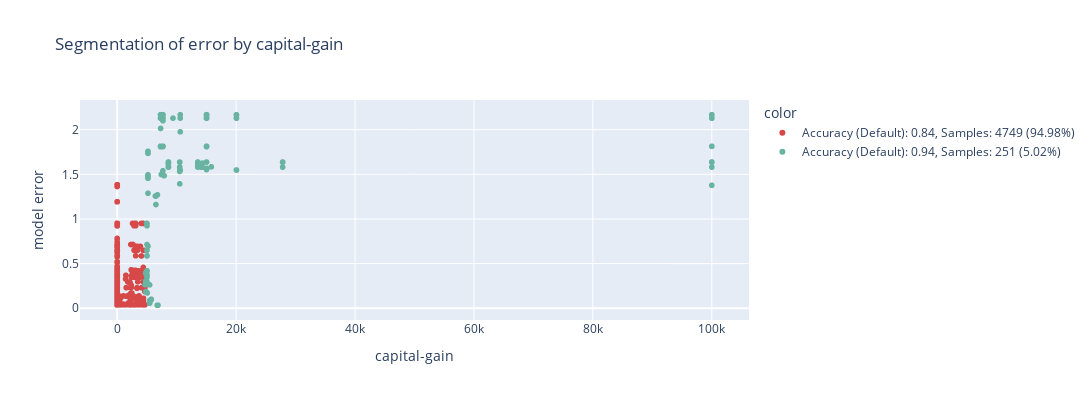
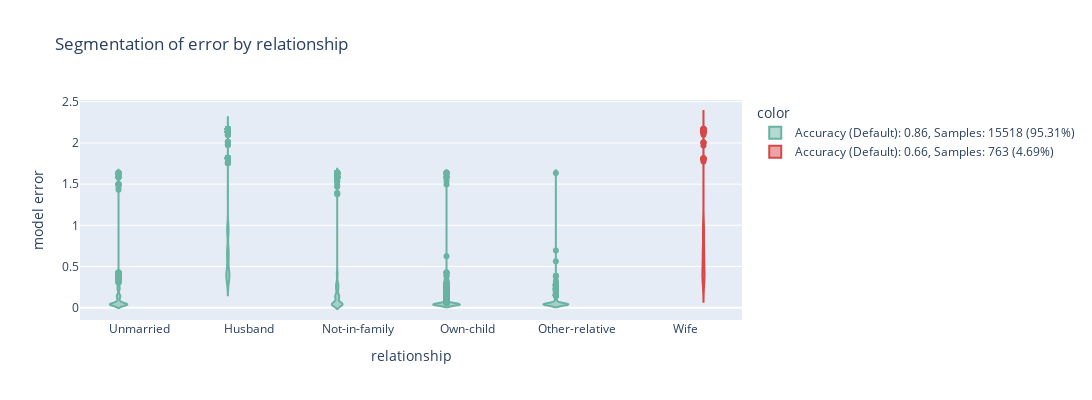

Notebook cell for these charts, in order:
### Code cell
res = ModelErrorAnalysis(min_error_model_score=0.3).add_condition_segments_performance_relative_difference_not_greater_than().run(train_ds, test_ds, model)
res

### Figure 1 — Plotly figure (JSON) as saved in the notebook; plotly's stock layout.template omitted (floating-point values rounded to 4 significant figures; data arrays with more than 128 entries replaced by an {"elided": "..."} marker saying what was removed)
{"data": [{"hovertemplate": "color=Accuracy (Default): 0.84, Samples: 4749 (94.98%)<br>capital-gain=%{x}<br>model error=%{y}<extra></extra>", "legendgroup": "Accuracy (Default): 0.84, Samples: 4749 (94.98%)", "marker": {"color": "#d74949", "symbol": "circle"}, "mode": "markers", "name": "Accuracy (Default): 0.84, Samples: 4749 (94.98%)", "showlegend": true, "type": "scattergl", "x": {"elided": "4749 int values"}, "xaxis": "x", "y": {"elided": "4749 float values"}, "yaxis": "y"}, {"hovertemplate": "color=Accuracy (Default): 0.94, Samples: 251 (5.02%)<br>capital-gain=%{x}<br>model error=%{y}<extra></extra>", "legendgroup": "Accuracy (Default): 0.94, Samples: 251 (5.02%)", "marker": {"color": "#69b3a2", "symbol": "circle"}, "mode": "markers", "name": "Accuracy (Default): 0.94, Samples: 251 (5.02%)", "showlegend": true, "type": "scattergl", "x": {"elided": "251 int values"}, "xaxis": "x", "y": {"elided": "251 float values"}, "yaxis": "y"}], "layout": {"height": 400, "legend": {"title": {"text": "color"}, "tracegroupgap": 0}, "title": {"text": "Segmentation of error by capital-gain"}, "width": 1200, "xaxis": {"anchor": "y", "autorange": true, "domain": [0, 1], "range": [-6193.0, 106200.0], "title": {"text": "capital-gain"}, "type": "linear"}, "yaxis": {"anchor": "x", "autorange": true, "domain": [0, 1], "range": [-0.1313, 2.332], "title": {"text": "model error"}, "type": "linear"}}}

### Figure 2 — Plotly figure (JSON) as saved in the notebook; plotly's stock layout.template omitted (floating-point values rounded to 4 significant figures; data arrays with more than 128 entries replaced by an {"elided": "..."} marker saying what was removed)
{"data": [{"alignmentgroup": "True", "box": {"visible": false}, "hovertemplate": "color=Accuracy (Default): 0.86, Samples: 15518 (95.31%)<br>relationship=%{x}<br>model error=%{y}<extra></extra>", "legendgroup": "Accuracy (Default): 0.86, Samples: 15518 (95.31%)", "marker": {"color": "#69b3a2"}, "name": "Accuracy (Default): 0.86, Samples: 15518 (95.31%)", "offsetgroup": "Accuracy (Default): 0.86, Samples: 15518 (95.31%)", "orientation": "v", "scalegroup": "True", "showlegend": true, "type": "violin", "x": {"elided": "15518 str values"}, "x0": " ", "xaxis": "x", "y": {"elided": "15518 float values"}, "y0": " ", "yaxis": "y"}, {"alignmentgroup": "True", "box": {"visible": false}, "hovertemplate": "color=Accuracy (Default): 0.66, Samples: 763 (4.69%)<br>relationship=%{x}<br>model error=%{y}<extra></extra>", "legendgroup": "Accuracy (Default): 0.66, Samples: 763 (4.69%)", "marker": {"color": "#d74949"}, "name": "Accuracy (Default): 0.66, Samples: 763 (4.69%)", "offsetgroup": "Accuracy (Default): 0.66, Samples: 763 (4.69%)", "orientation": "v", "scalegroup": "True", "showlegend": true, "type": "violin", "x": {"elided": "763 str values"}, "x0": " ", "xaxis": "x", "y": {"elided": "763 float values"}, "y0": " ", "yaxis": "y"}], "layout": {"height": 400, "legend": {"title": {"text": "color"}, "tracegroupgap": 0}, "title": {"text": "Segmentation of error by relationship"}, "violinmode": "group", "width": 1200, "xaxis": {"anchor": "y", "autorange": true, "domain": [0, 1], "range": [-0.525, 5.525], "title": {"text": "relationship"}, "type": "category"}, "yaxis": {"anchor": "x", "autorange": true, "domain": [0, 1], "range": [-0.1495, 2.521], "title": {"text": "model error"}, "type": "linear"}}}
